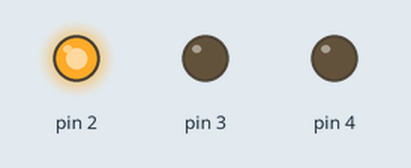
A sketch run on a simulated Arduino Uno, built with avr-gcc and run on an emulated ATmega328P. Parts: output pins drawn as LEDs (lit = HIGH). No radio packets arrive unless stated.

Above: at 4.5 s.
At 9.5 s:
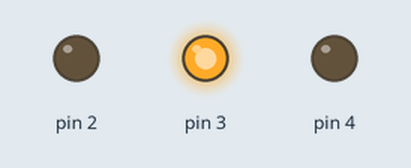
At 14.5 s:
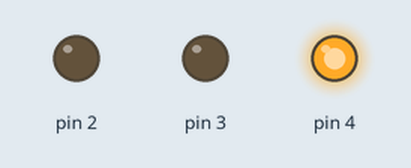
Timing chart, 0 to 21.5 s (numbered marks = the images above):
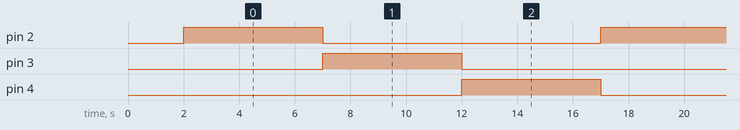

The sketch:

UNO_TX.ino
```cpp
#include <SPI.h>
#include <RF24.h>
//#include <LiquidCrystal.h>                        // задел на будущее
#include<time.h>                                  // подключение библиотек
RF24 radio(9, 10);                                // порты D9, D10: CSN CE
const uint32_t pipe = 111156789;                  // адрес рабочей трубы
byte data;                                        // переменная, отправляемая в эфир
//LiquidCrystal lcd(0, 1, 5, 6, 7, 8);              //=lcd(13, 12, 11, 10, 9, 8) задел на будущее

void setup() {
  //Serial.begin(115200);                           // (отладка) настройка COM-порта
  //Serial.println("Transmitter ON");               // (отладка) отправка сообщения о запуске в COM-порт

  radio.begin();                                  // инициализация
  delay(2000);                                    // ожидание стабилизации работы радиомодуля
  radio.setDataRate(RF24_1MBPS);                  // скорость обмена данными
  radio.setCRCLength(RF24_CRC_8);                 // размер контрольной суммы
  radio.setPALevel(RF24_PA_MIN);                  // уровень питания усилителя
  radio.setChannel(0x6f);                         // установка канала
  radio.setAutoAck(false);                        // отключение автоответа
  radio.powerUp();                                // включение
  radio.stopListening();                          // переход в режим передачи
  radio.openWritingPipe(pipe);                    // открыть трубу на отправку
  pinMode(2, OUTPUT);                             // красный диод
  pinMode(3, OUTPUT);                             // желтый диод
  pinMode(4, OUTPUT);                             // зеленый диод
  digitalWrite(2, 0);
  digitalWrite(3, 0);
  digitalWrite(4, 0);
  //lcd.begin(16,2);                                // задел на будущее
  //lcd.print("TEST");                              // задел на будущее
}

void loop() {
  for(int i {1}; i<4; i++){                       // цикл с перебором i от 1 до 3 (1 - красный, 2 - желтый, 3 - зеленый)
    unsigned long t = millis();                   // замер текущего времени
    data = i;                                     // присвоение текущего сигнала переменной отправки
    while (millis() < t+5000){                    // проверка: прошло ли 5 секунд с момента замера времени, если нет - отправка значения, если да - значение меняется
      radio.write(&data, 1);                      // отправка значения в эфир
      digitalWrite(i+1, 1);                       // включение светодиода
      //Serial.println(String(data));               // (отладка) отправка значения в COM-порт
    };
    digitalWrite(i+1, 0);                         // отключение светодиода
  };
}
```

Measured:
- by itself, pin 2–4: alternates HIGH for 5.0 s and LOW for 10.0 s
- by itself, everything shown: repeats every 15.0 s, in 4 steps
